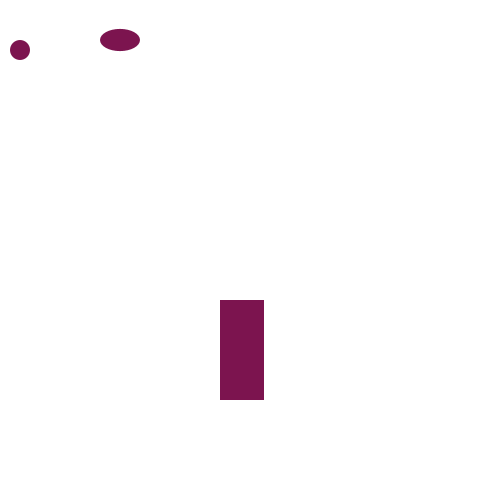
Frame 1 (no input)
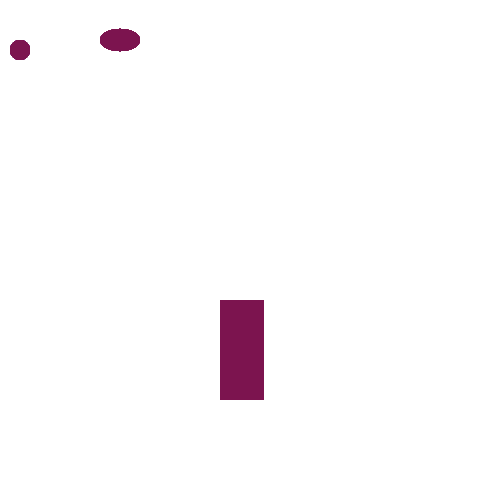
Frame 60 (the mouse pressed at the canvas centre just before this capture)
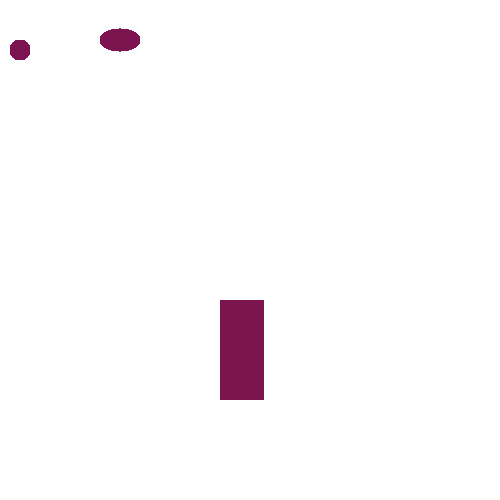
Frame 120 (the mouse held since frame 60 and released just before this capture)

The Processing sketch that drew these frames (run headless with seeded random() and noise(); from frame 60 on, the mouse is pressed at the canvas centre):

// Processing sketch: simpleArray
// ── simpleArray.pde
float backgroundColour = 255;
float[] size = {20,100,40,20,44,22.2};

void setup(){
  size(500,500);
  smooth();
  noStroke();
  background(backgroundColour);
  fill(124,20,79); 
}

void draw(){
  ellipse(20,50,size[0],size[0]);
  rect(220,300,size[4],size[1]);
  ellipse(120,40,size[2],size[5]);
}
